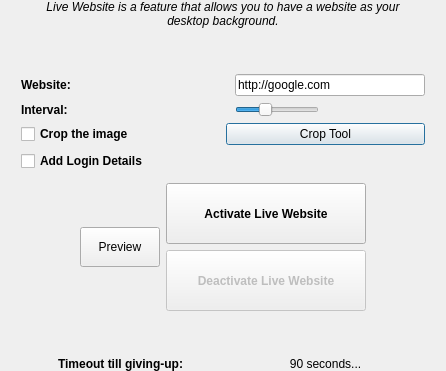
        <widget class="QWidget" name="live_website">
         <layout class="QHBoxLayout" name="horizontalLayout_19">
          <property name="topMargin">
           <number>0</number>
          </property>
          <property name="bottomMargin">
           <number>0</number>
          </property>
          <item>
           <spacer name="horizontalSpacer_7">
            <property name="orientation">
             <enum>Qt::Horizontal</enum>
            </property>
            <property name="sizeHint" stdset="0">
             <size>
              <width>10</width>
              <height>20</height>
             </size>
            </property>
           </spacer>
          </item>
          <item>
           <layout class="QVBoxLayout" name="verticalLayout_2">
            <item>
             <widget class="QLabel" name="label_17">
              <property name="font">
               <font>
                <italic>true</italic>
                <underline>false</underline>
               </font>
              </property>
              <property name="text">
               <string>Live Website is a feature that allows you to have a website as your
desktop background.</string>
              </property>
              <property name="alignment">
               <set>Qt::AlignCenter</set>
              </property>
             </widget>
            </item>
            <item>
             <spacer name="verticalSpacer_7">
              <property name="orientation">
               <enum>Qt::Vertical</enum>
              </property>
              <property name="sizeHint" stdset="0">
               <size>
                <width>20</width>
                <height>40</height>
               </size>
              </property>
             </spacer>
            </item>
            <item>
             <layout class="QHBoxLayout" name="horizontalLayout_4">
              <item>
               <widget class="QLabel" name="label_11">
                <property name="minimumSize">
                 <size>
                  <width>208</width>
                  <height>0</height>
                 </size>
                </property>
                <property name="font">
                 <font>
                  <weight>75</weight>
                  <bold>true</bold>
                 </font>
                </property>
                <property name="text">
                 <string>Website:</string>
                </property>
               </widget>
              </item>
              <item>
               <widget class="QLineEdit" name="website">
                <property name="text">
                 <string notr="true">http://google.com</string>
                </property>
               </widget>
              </item>
             </layout>
            </item>
            <item>
             <layout class="QHBoxLayout" name="horizontalLayout_5">
              <item>
               <widget class="QLabel" name="label_23">
                <property name="minimumSize">
                 <size>
                  <width>208</width>
                  <height>0</height>
                 </size>
                </property>
                <property name="font">
                 <font>
                  <weight>75</weight>
                  <bold>true</bold>
                 </font>
                </property>
                <property name="text">
                 <string>Interval:</string>
                </property>
               </widget>
              </item>
              <item>
               <widget class="QSlider" name="website_slider">
                <property name="focusPolicy">
                 <enum>Qt::NoFocus</enum>
                </property>
                <property name="minimum">
                 <number>1</number>
                </property>
                <property name="maximum">
                 <number>16</number>
                </property>
                <property name="pageStep">
                 <number>1</number>
                </property>
                <property name="value">
                 <number>6</number>
                </property>
                <property name="orientation">
                 <enum>Qt::Horizontal</enum>
                </property>
               </widget>
              </item>
              <item>
               <widget class="QLabel" name="website_interval_slider_label">
                <property name="minimumSize">
                 <size>
                  <width>100</width>
                  <height>0</height>
                 </size>
                </property>
                <property name="text">
                 <string notr="true"/>
                </property>
                <property name="alignment">
                 <set>Qt::AlignCenter</set>
                </property>
               </widget>
              </item>
             </layout>
            </item>
            <item>
             <layout class="QHBoxLayout" name="horizontalLayout_17">
              <item>
               <widget class="QCheckBox" name="website_crop_checkbox">
                <property name="font">
                 <font>
                  <weight>75</weight>
                  <bold>true</bold>
                 </font>
                </property>
                <property name="focusPolicy">
                 <enum>Qt::NoFocus</enum>
                </property>
                <property name="text">
                 <string>Crop the image</string>
                </property>
               </widget>
              </item>
              <item>
               <widget class="QPushButton" name="edit_crop">
                <property name="text">
                 <string>Crop Tool</string>
                </property>
                <property name="icon">
                 <iconset theme="applications-accessories">
                  <normaloff/>
                 </iconset>
                </property>
                <property name="autoDefault">
                 <bool>false</bool>
                </property>
                <property name="default">
                 <bool>true</bool>
                </property>
                <property name="flat">
                 <bool>false</bool>
                </property>
               </widget>
              </item>
             </layout>
            </item>
            <item>
             <widget class="QCheckBox" name="add_login_details">
              <property name="font">
               <font>
                <weight>75</weight>
                <bold>true</bold>
               </font>
              </property>
              <property name="focusPolicy">
               <enum>Qt::NoFocus</enum>
              </property>
              <property name="text">
               <string>Add Login Details</string>
              </property>
             </widget>
            </item>
            <item>
             <widget class="QWidget" name="live_website_login_widget" native="true">
              <property name="minimumSize">
               <size>
                <width>0</width>
                <height>0</height>
               </size>
              </property>
              <property name="maximumSize">
               <size>
                <width>16777215</width>
                <height>0</height>
               </size>
              </property>
              <layout class="QGridLayout" name="gridLayout_2">
               <item row="0" column="0">
                <layout class="QVBoxLayout" name="verticalLayout_15">
                 <item>
                  <layout class="QHBoxLayout" name="horizontalLayout_32">
                   <item>
                    <widget class="QLabel" name="label_7">
                     <property name="font">
                      <font>
                       <weight>75</weight>
                       <bold>true</bold>
                      </font>
                     </property>
                     <property name="text">
                      <string>Username:</string>
                     </property>
                    </widget>
                   </item>
                   <item>
                    <widget class="QLineEdit" name="username">
                     <property name="placeholderText">
                      <string>Username</string>
                     </property>
                    </widget>
                   </item>
                  </layout>
                 </item>
                 <item>
                  <layout class="QHBoxLayout" name="horizontalLayout_33">
                   <item>
                    <widget class="QLabel" name="label_12">
                     <property name="font">
                      <font>
                       <weight>75</weight>
                       <bold>true</bold>
                      </font>
                     </property>
                     <property name="text">
                      <string>Password:</string>
                     </property>
                    </widget>
                   </item>
                   <item>
                    <widget class="QLineEdit" name="password">
                     <property name="echoMode">
                      <enum>QLineEdit::Password</enum>
                     </property>
                     <property name="placeholderText">
                      <string>Password</string>
                     </property>
                    </widget>
                   </item>
                  </layout>
                 </item>
                 <item>
                  <widget class="QCheckBox" name="redirect_checkBox">
                   <property name="focusPolicy">
                    <enum>Qt::NoFocus</enum>
                   </property>
                   <property name="text">
                    <string>Redirect to a certain page</string>
                   </property>
                  </widget>
                 </item>
                 <item>
                  <layout class="QHBoxLayout" name="horizontalLayout_34">
                   <item>
                    <widget class="QLineEdit" name="final_webpage">
                     <property name="font">
                      <font>
                       <weight>50</weight>
                       <bold>false</bold>
                      </font>
                     </property>
                    </widget>
                   </item>
                  </layout>
                 </item>
                </layout>
               </item>
              </layout>
             </widget>
            </item>
            <item>
             <layout class="QHBoxLayout" name="horizontalLayout_18">
              <item>
               <spacer name="horizontalSpacer_22">
                <property name="orientation">
                 <enum>Qt::Horizontal</enum>
                </property>
                <property name="sizeHint" stdset="0">
                 <size>
                  <width>40</width>
                  <height>20</height>
                 </size>
                </property>
               </spacer>
              </item>
              <item>
               <widget class="QPushButton" name="website_preview">
                <property name="minimumSize">
                 <size>
                  <width>0</width>
                  <height>40</height>
                 </size>
                </property>
                <property name="maximumSize">
                 <size>
                  <width>151</width>
                  <height>16777215</height>
                 </size>
                </property>
                <property name="font">
                 <font>
                  <weight>50</weight>
                  <bold>false</bold>
                 </font>
                </property>
                <property name="focusPolicy">
                 <enum>Qt::NoFocus</enum>
                </property>
                <property name="text">
                 <string>Preview</string>
                </property>
               </widget>
              </item>
              <item>
               <layout class="QVBoxLayout" name="verticalLayout_12">
                <item>
                 <widget class="QPushButton" name="activate_website">
                  <property name="minimumSize">
                   <size>
                    <width>200</width>
                    <height>61</height>
                   </size>
                  </property>
                  <property name="font">
                   <font>
                    <weight>75</weight>
                    <bold>true</bold>
                   </font>
                  </property>
                  <property name="focusPolicy">
                   <enum>Qt::NoFocus</enum>
                  </property>
                  <property name="toolTip">
                   <string/>
                  </property>
                  <property name="text">
                   <string>Activate Live Website</string>
                  </property>
                 </widget>
                </item>
                <item>
                 <widget class="QPushButton" name="deactivate_website">
                  <property name="enabled">
                   <bool>false</bool>
                  </property>
                  <property name="minimumSize">
                   <size>
                    <width>200</width>
                    <height>61</height>
                   </size>
                  </property>
                  <property name="font">
                   <font>
                    <weight>75</weight>
                    <bold>true</bold>
                   </font>
                  </property>
                  <property name="focusPolicy">
                   <enum>Qt::NoFocus</enum>
                  </property>
                  <property name="text">
                   <string>Deactivate Live Website</string>
                  </property>
                 </widget>
                </item>
               </layout>
              </item>
              <item>
               <spacer name="horizontalSpacer_23">
                <property name="orientation">
                 <enum>Qt::Horizontal</enum>
                </property>
                <property name="sizeHint" stdset="0">
                 <size>
                  <width>40</width>
                  <height>20</height>
                 </size>
                </property>
               </spacer>
              </item>
             </layout>
            </item>
            <item>
             <spacer name="verticalSpacer_8">
              <property name="orientation">
               <enum>Qt::Vertical</enum>
              </property>
              <property name="sizeHint" stdset="0">
               <size>
                <width>20</width>
                <height>40</height>
               </size>
              </property>
             </spacer>
            </item>
            <item>
             <layout class="QHBoxLayout" name="horizontalLayout_6">
              <item>
               <widget class="QLabel" name="timeout_text_label">
                <property name="font">
                 <font>
                  <weight>75</weight>
                  <bold>true</bold>
                 </font>
                </property>
                <property name="text">
                 <string>Timeout till giving-up:</string>
                </property>
                <property name="alignment">
                 <set>Qt::AlignCenter</set>
                </property>
               </widget>
              </item>
              <item>
               <widget class="QLabel" name="website_timeout_label">
                <property name="text">
                 <string notr="true">90 seconds...</string>
                </property>
                <property name="alignment">
                 <set>Qt::AlignCenter</set>
                </property>
               </widget>
              </item>
             </layout>
            </item>
           </layout>
          </item>
          <item>
           <spacer name="horizontalSpacer_8">
            <property name="orientation">
             <enum>Qt::Horizontal</enum>
            </property>
            <property name="sizeHint" stdset="0">
             <size>
              <width>10</width>
              <height>20</height>
             </size>
            </property>
           </spacer>
          </item>
         </layout>
        </widget>
